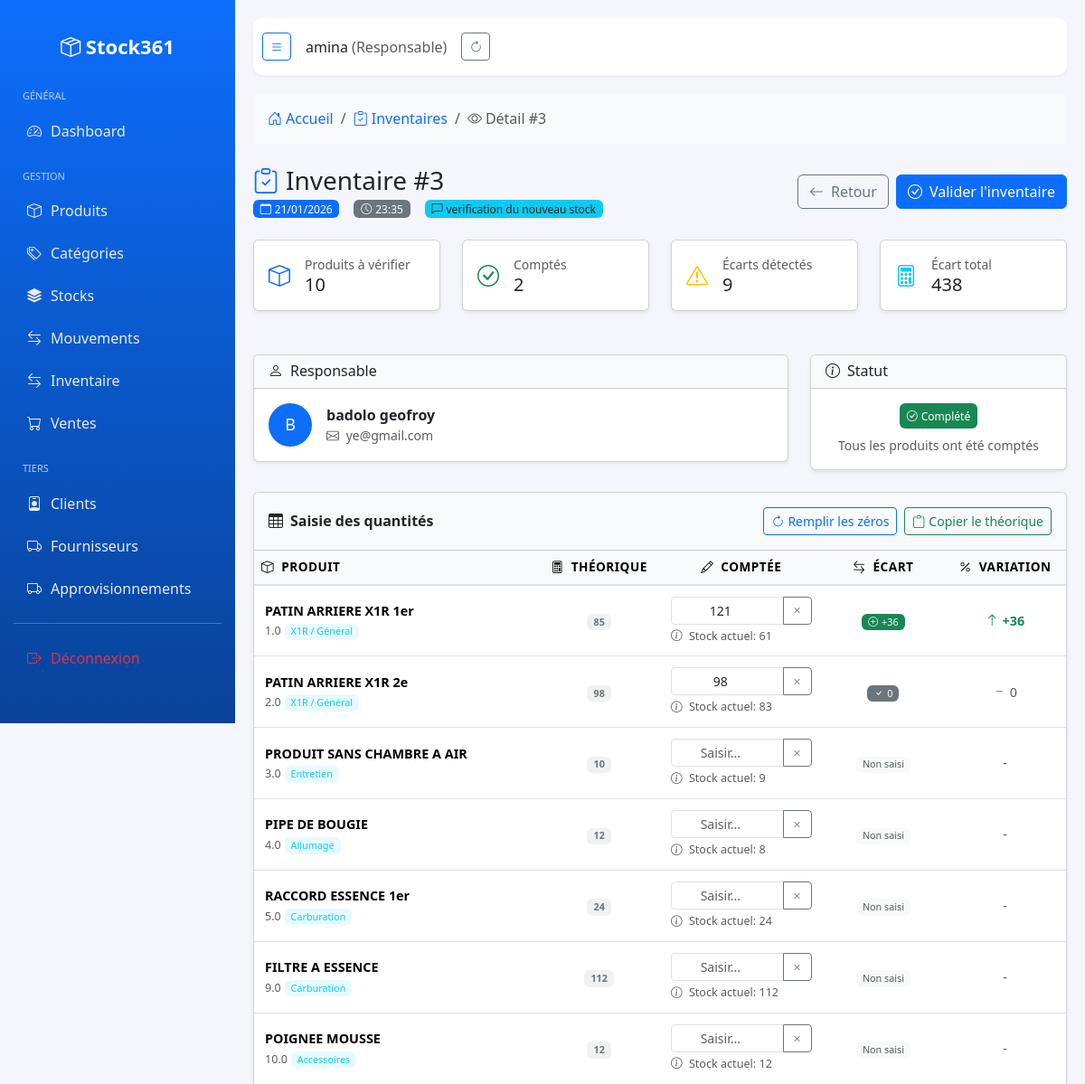
/stock/inventaires/3/ (signed in, upper part), run on an earlier commit of the app's database.
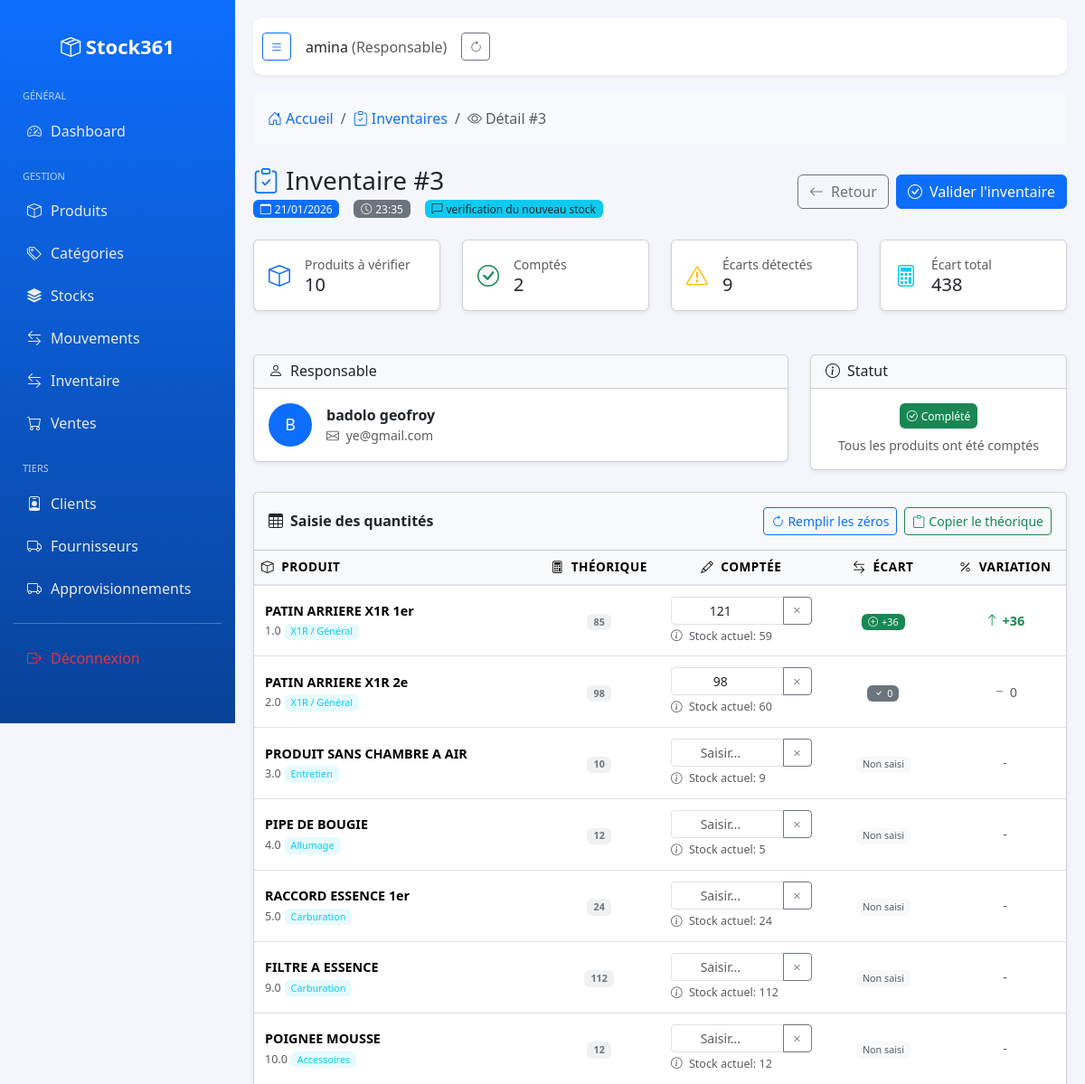
And on a later commit of the database.
### stock/models.py (models this page shows, shortened)
class LigneInventaire(models.Model):
    inventaire = models.ForeignKey(Inventaire, on_delete=models.CASCADE, related_name='lignes')
    produit = models.ForeignKey(Produit, on_delete=models.CASCADE)
    quantite_theorique = models.IntegerField()
    quantite_comptee = models.IntegerField()
    ecart = models.IntegerField()  # Calculé : quantite_comptee - quantite_theorique

class Stock(models.Model):
    entreprise = models.ForeignKey(Entreprise, on_delete=models.CASCADE, related_name='stocks')
    produit = models.OneToOneField(Produit, on_delete=models.CASCADE, related_name='stock')
    quantite = models.PositiveIntegerField(default=0)

### produit/models.py (models this page shows, shortened)
class Produit(models.Model):
    entreprise = models.ForeignKey(
        'entreprise.Entreprise',
        on_delete=models.CASCADE,
        related_name='produits'
    )
    categorie = models.ForeignKey(
        Categorie,
        on_delete=models.SET_NULL,
        null=True,
        blank=True,
        related_name='produits'
    )
    reference = models.CharField(max_length=50, unique=True, editable=False)
    nom = models.CharField(max_length=150)
    description = models.TextField(blank=True, null=True)
    prix_achat = models.DecimalField(max_digits=12, decimal_places=2, blank=True, null=True)
    prix_vente_detail = models.DecimalField(max_digits=12, null=True ,decimal_places=2)
    prix_vente_gros = models.DecimalField(max_digits=12, decimal_places=2, blank=True, null=True)
    stock_minimum = models.PositiveIntegerField(default=0)
    est_actif = models.BooleanField(default=True)
    image = models.ImageField(upload_to='produits/', blank=True, null=True)
    date_creation = models.DateTimeField(auto_now_add=True)

class Categorie(models.Model):
    entreprise = models.ForeignKey(
        'entreprise.Entreprise',
        on_delete=models.CASCADE,
        related_name='categories'
    )
    nom = models.CharField(max_length=100)
    parent = models.ForeignKey(
        'self',
        on_delete=models.SET_NULL,
        null=True,
        blank=True,
        related_name='sous_categories'
    )
    def __str__(self):
        full_name = self.nom
        if self.parent:
            full_name = f"{self.parent.nom} > {self.nom}"
        return full_name

### stock/views.py (the view, shortened to what this page needs)
# urls.py: path('inventaires/<int:pk>/', views.detail_inventaire, name='inventaire_detail'),
@login_required
def detail_inventaire(request, pk):
    inventaire = get_object_or_404(
        Inventaire,
        pk=pk,
        entreprise=request.user.entreprise
    )
    lignes = inventaire.lignes.filter(
        quantite_theorique__gt=0
    ).select_related('produit', 'produit__stock').all()
    lignes_completed = lignes.filter(quantite_comptee__isnull=False).count()
    context = {
        'inventaire': inventaire,
        'lignes': lignes,
        'lignes_completed': lignes_completed,
    }
    return render(request, 'stock/inventaire_detail.html', context)

### entreprise/models.py (called while the page is built)
    @property
    def est_super_admin(self):
        return self.type_utilisateur == self.TypeUtilisateur.SUPER_ADMIN

    @property
    def est_responsable(self):
        return self.type_utilisateur == self.TypeUtilisateur.RESPONSABLE

    def get_role_display(self):
        return self.get_type_utilisateur_display()

### templates/stock/inventaire_detail.html (shortened to what the changed rows need)
{% extends 'base.html' %}
{% load static %}
{% block content %}
<div class="d-flex justify-content-between align-items-center mb-4">
    <div>
        <h1 class="h3 mb-1 text-gray-800">
            <i class="bi bi-clipboard-check text-primary me-2"></i>Inventaire #{{ inventaire.id }}
        </h1>
    </div>
</div>
<form method="post" id="inventaireForm">
    <div class="card shadow-sm mb-4">
        <div class="card-body p-0">
            <div class="table-responsive">
                <table class="table table-hover mb-0">
                    <thead class="table-light">
                        <tr>
                            <th width="35%">
                                <i class="bi bi-box me-1"></i> Produit
                            </th>
                            <th width="15%" class="text-center">
                                <i class="bi bi-calculator me-1"></i> Théorique
                            </th>
                            <th width="20%" class="text-center">
                                <i class="bi bi-pencil me-1"></i> Comptée
                            </th>
                            <th width="15%" class="text-center">
                                <i class="bi bi-arrow-left-right me-1"></i> Écart
                            </th>
                            <th width="15%" class="text-center">
                                <i class="bi bi-percent me-1"></i> Variation
                            </th>
                        </tr>
                    </thead>
                    <tbody>
                        {% for ligne in lignes %}
                        <tr class="ligne-inventaire" data-id="{{ ligne.id }}">
                            <td>
                                <div class="fw-semibold">{{ ligne.produit.nom }}</div>
                                {% if ligne.produit.reference %}
                                    <small class="text-muted">{{ ligne.produit.reference }}</small>
                                {% endif %}
                                {% if ligne.produit.categorie %}
                                    <span class="badge bg-info bg-opacity-10 text-info small">{{ ligne.produit.categorie }}</span>
                                {% endif %}
                            </td>
                            <td class="text-center">
                                <span class="badge bg-secondary bg-opacity-10 text-secondary fw-semibold">
                                    {{ ligne.quantite_theorique }}
                                </span>
                            </td>
                            <td>
                                <div class="input-group input-group-sm">
                                    <input type="number"
                                           name="quantite_{{ ligne.id }}"
                                           value="{{ ligne.quantite_comptee|default:'' }}"
                                           class="form-control text-center quantite-comptee"
                                           min="0"
                                           data-theorique="{{ ligne.quantite_theorique }}"
                                           placeholder="Saisir...">
                                    <button type="button" class="btn btn-outline-secondary btn-clear">
                                        <i class="bi bi-x"></i>
                                    </button>
                                </div>
                                <small class="text-muted d-block mt-1">
                                    <i class="bi bi-info-circle me-1"></i>
                                    Stock actuel: {{ ligne.produit.stock.quantite|default:0 }}
                                </small>
                            </td>
                            <td class="text-center">
                            </td>
                        <td class="text-center">
</td>
                        </tr>
                        {% endfor %}
                    </tbody>
                </table>
            </div>
        </div>
    </div>
</form>
{% endblock %}

What changed in the data, as far as the page shows it:
changed through a linked row, LigneInventaire "PATIN ARRIERE X1R 1er": produit.stock.quantite "61" → "59"
changed through a linked row, LigneInventaire "PATIN ARRIERE X1R 2e": produit.stock.quantite "83" → "60"
changed through a linked row, LigneInventaire "PIPE DE BOUGIE": produit.stock.quantite "8" → "5"
